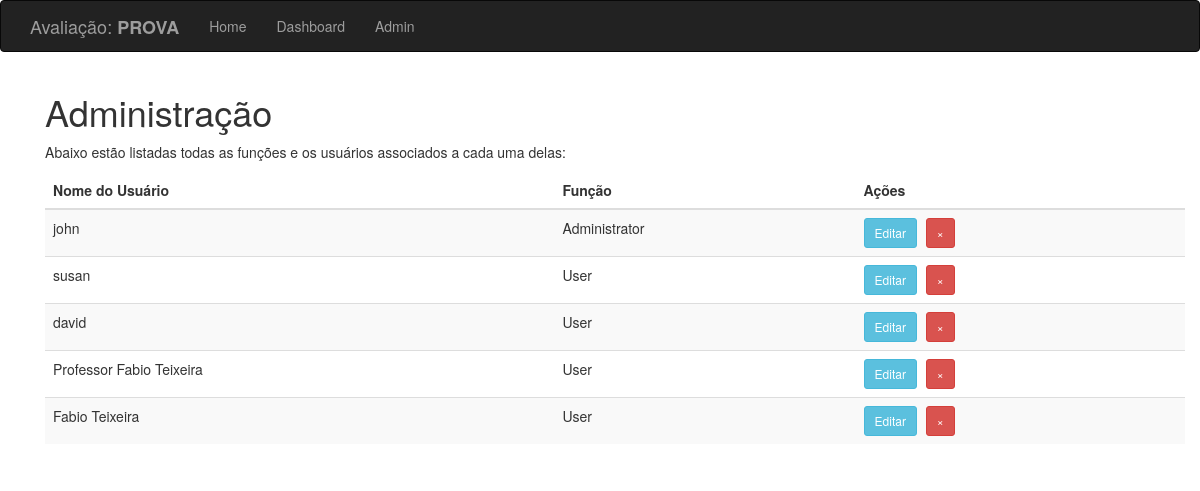
The page /admin on the database its author committed.
### app/models.py (models this page shows, shortened)
class User(db.Model):
    __tablename__ = 'users'
    id = db.Column(db.Integer, primary_key=True)
    username = db.Column(db.String(64), unique=True, index=True)
    role_id = db.Column(db.Integer, db.ForeignKey('roles.id'))

class Role(db.Model):
    __tablename__ = 'roles'
    id = db.Column(db.Integer, primary_key=True)
    name = db.Column(db.String(64), unique=True)
    users = db.relationship('User', backref='role', lazy='dynamic')

### app/routes.py (the view)
@main.route('/admin')
def admin():
    roles = Role.query.all()
    return render_template('admin.html', roles=roles)

### app/templates/admin.html (shortened to what this page needs)
{% extends "base.html" %}
{% block page_content %}
<div class="container">
    <h1>Administração</h1>
    <p>Abaixo estão listadas todas as funções e os usuários associados a cada uma delas:</p>
    <table class="table table-striped">
        <thead>
            <tr>
                <th>Nome do Usuário</th>
                <th>Função</th>
                <th>Ações</th>
            </tr>
        </thead>
        <tbody>
            {% for role in roles %}
            {% for user in role.users %}
            <tr>
                <td>{{ user.username }}</td>
                <td>{{ role.name }}</td>
                <td>
                    <a href="{{ url_for('main.edit_user', user_id=user.id) }}" class="btn btn-info btn-sm" style="margin-right: 5px;">Editar</a>
                    <form action="{{ url_for('main.delete_user', user_id=user.id) }}" method="POST" style="display:inline;">
                        <button type="submit" class="btn btn-danger btn-sm">&times;</button>
                    </form>
                </td>
            </tr>
            {% endfor %}
            {% endfor %}
        </tbody>
    </table>
</div>
{% endblock %}

### rows shown on the page
Role: name "Administrator"
User: username "john"
Role: name "User"
User: username "susan"
User: username "david"
User: username "Professor Fabio Teixeira"
User: username "Fabio Teixeira"
